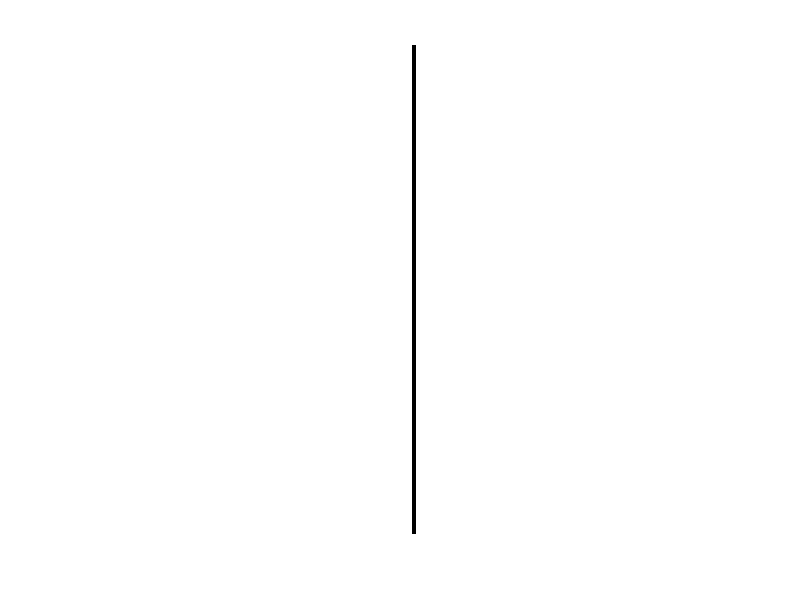

MATLAB code to generate this figure:
%%%%%%%%%%%%%%%%%%%%
% This code generates a record matrxi covering all points in the sample
% plane and fill the scanning pattern to desired compression ratio.
% It has two outputs:
% 1. record matrix: sample_num * foci_num, 
% 2. hologram: both stacked and single frame is save to default folder
%
% change the code, to make sure the z-position is right for hologram
% generation. But the sampling distance is the same.@20221007 LIU Gan
% 
% change sampling distance and allow anisotropy scaling. @20221011 LIU Gan

clear all; clc;

%% define compression ratio and scanning point

p = 100; q = 1; z = 30;  %define the size of the image, p-y axis, q-x, z-z
stepsize  = 0.4;  %um
stepsize_zscale = 2.5;
mindis = 5; % um, how to change this value and why to change???
                % --> maybe use this to control sparsity
ratio = 0.6; FocusNum = 2;
record_name = 'RecordPointPair_X1Y100Z30_CS60Foci2Dis5.mat';
suffix = 'Particalscan_X1Y100Z30_CS60Foci2Dis5';
pattern_path = '.\experiment20221007\yzTest2\';

m = round(ratio*p*q*z);
Point = cell(FocusNum,1);
Record = zeros(1,FocusNum);

% define kk as the record matrix, size = (num_sample, foci)
kk = randi(p*q*z,10*p*q*z,FocusNum);
% kk  = zeros(p*q, FocusNum);

% for i = 1:1:FocusNum
%   k = randperm(p*q);
%   k = k(:);
%   kk(:,i) = k;
% end

point_x = zeros(FocusNum,1);
point_y = zeros(FocusNum,1);
point_z = zeros(FocusNum,1);
w = 1; % counter for valid CS pattern(multi-foci generation), should have (w-1)*foci>p*q

%% get about partial points that are not sampled twice
for i = 1:1:size(kk,1)
    for t = 1:1:FocusNum
         % calculate the col and row of designed linear index
         % in Matlab, y is column, x is row
         point_z(t) = floor((kk(i,t)-1)/p/q);
         point_y(t) = ceil((kk(i,t)-point_z(t)*p*q)/q); % y is slow moving axis
         point_x(t) = kk(i,t) - point_z(t)*p*q - (point_y(t)-1)*q;
         % move corordinate to center
         point_x(t) = point_x(t) - ceil(q/2);
         point_y(t) = point_y(t) - ceil(p/2);
    end
    % use stepsize_zscale to adjust distance, because X is only used for
    % distance judgement, so dont need to change value in {Point}
    X = [point_x,point_y,point_z*stepsize_zscale]; 
    % calculate pairwise distance
    distmat = pdist(X);
    
    % do following operation only when distance > 20 pxl
    if stepsize*min(distmat)> mindis 
        overlap = 0;  % indicator whether CS scanning contain duplicate points
        for t = 1:1:FocusNum
            % update overlap only when (~isempty(find(Record==kk(i,t)))) = 1
            % one or more than one points can flip overlap
            overlap = ~isempty(find(Record==kk(i,t))) || overlap; 
        end
        % store point information into effectve CS pattern
        if overlap == 0
            for t = 1:1:FocusNum
                Point{t}(w,1) = point_x(t);
                Point{t}(w,2) = point_y(t);
                Point{t}(w,3) = point_z(t);
                Record(w,t) = kk(i,t);
            end
            w = w + 1; % this operation updates {Point} during every loop
        end
    end
end

%% find the point that is not sampled and re-generate
for cc = 1:1:20 % adjust the loop numner to make sure the effect
    if p*q*z-(w-1)*4 > 0
        % calculate number of points never been scanned
        Nonsampledarray = zeros(p*q*z-(w-1)*4,1);
        t = 1; % counter for points never been scanned
        for i = 1:1:p*q*z
          if isempty(find(Record==i))
              Nonsampledarray(t) = i;
              t = t+1;
          end
        end

        kk = randi(length(Nonsampledarray),4*p*q*z,FocusNum); % a new array to store point information
        for i = 1:1:size(kk,1)
            for t = 1:1:FocusNum
                point_z(t) = floor((Nonsampledarray(kk(i,t))-1)/p/q);
                point_y(t) = ceil((Nonsampledarray(kk(i,t))-p*q*point_z(t))/q);
                point_x(t) = Nonsampledarray(kk(i,t)) - p*q*point_z(t)-(point_y(t) - 1)*q;
                point_x(t) = point_x(t) - ceil(q/2);
                point_y(t) = point_y(t) - ceil(p/2);
            end
            X = [point_x,point_y, point_z*stepsize_zscale];
            distmat = pdist(X);
            if stepsize*min(distmat)> mindis
                overlap = 0;
                for t = 1:1:FocusNum
                    overlap = ~isempty(find(Record==Nonsampledarray(kk(i,t)))) || overlap;
                end

                if overlap == 0
                    for t = 1:1:FocusNum
                    	Point{t}(w,1) = point_x(t);
                        Point{t}(w,2) = point_y(t);
                        Point{t}(w,3) = point_z(t);
                        Record(w,t) = Nonsampledarray(kk(i,t));
                    end
                    w = w + 1;
                end
            end
        end
    end
end 

%% most pattern is fixed, but some are unsampled. Sampling these point with overlaped point
if p*q*z-(w-1)*4 > 0
    Nonsampledarray = zeros(p*q*z-(w-1)*4,1);
    t = 1;
    for i = 1:1:p*q*z
      if isempty(find(Record==i))
          Nonsampledarray(t) = i;
          t = t+1;
      end
    end

    kk = randi(p*q*z,p*q*z,FocusNum);
    cc = 1;
    for i = 1:1:size(kk,1)
        if cc > length(Nonsampledarray)
            break;
        end

%         point_y(1) = ceil(Nonsampledarray(cc)/q);
%         point_x(1) = Nonsampledarray(cc) - (point_y(1) - 1)*q;
        
        point_z(1) = floor((Nonsampledarray(cc)-1)/p/q);
        point_y(1) = ceil((Nonsampledarray(cc)-p*q*point_z(1))/q);
        point_x(1) = Nonsampledarray(cc) - p*q*point_z(1)-(point_y(1) - 1)*q;
        point_x(1) = point_x(1) - ceil(q/2);
        point_y(1) = point_y(1) - ceil(p/2);
        for t = 2:1:FocusNum
            point_z(t) = floor((kk(i,t)-1)/p/q);
            point_y(t) = ceil((kk(i,t)-p*q*point_z(t))/q);
            point_x(t) = kk(i,t) - p*q*point_z(t)-(point_y(t) - 1)*q;
            point_x(t) = point_x(t) - ceil(q/2);
            point_y(t) = point_y(t) - ceil(p/2);
        end
        X = [point_x,point_y, point_z*stepsize_zscale];
        distmat = pdist(X);
        if stepsize*min(distmat)> mindis
            overlap = length(find(Record==Nonsampledarray(cc)))>1;
            for t = 2:1:FocusNum
                overlap = length(find(Record==kk(i,t)))>1 || overlap;
            end
    %         overlap
            if overlap == 0
                Point{1}(w,1) = point_x(1);
                Point{1}(w,2) = point_y(1);
                Point{1}(w,3) = point_z(1);
                Record(w,1) = Nonsampledarray(cc);
                for t = 2:1:FocusNum
                    Point{t}(w,1) = point_x(t);
                    Point{t}(w,2) = point_y(t);
                    Point{t}(w,3) = point_z(t);
                    Record(w,t) = kk(i,t);
                end
                w = w + 1;
                cc = cc + 1 ;
            end
        end
    end
end
%% all the point are sampled, then generate more point to the satisify the undersampling ratio
% all points are scanned, but the CS ratio should be also met
for ii = 1:3
    kk = randi(p*q*z,10*p*q*z,FocusNum);
    for i = 1:1:size(kk,1)
        if w > m
            break;
        end
        for t = 1:1:FocusNum
            point_z(t) = floor((kk(i,t)-1)/p/q);
            point_y(t) = ceil((kk(i,t)-p*q*point_z(t))/q);
            point_x(t) = kk(i,t) - p*q*point_z(t)-(point_y(t) - 1)*q;
            point_x(t) = point_x(t) - ceil(q/2);
            point_y(t) = point_y(t) - ceil(p/2);
        end
        X = [point_x,point_y, point_z*stepsize_zscale];
        distmat = pdist(X);
        if stepsize*min(distmat)> mindis
            overlap = 0;
            for t = 1:1:FocusNum
                overlap = length(find(Record==kk(i,t)))>1 || overlap;
            end
    %         overlap
            if overlap == 0
                for t = 1:1:FocusNum
                 Point{t}(w,1) = point_x(t);
                 Point{t}(w,2) = point_y(t);
                 Point{t}(w,3) = point_z(t);
                 Record(w,t) = kk(i,t);
                end
                w = w + 1;
            end
        end
    end
end
for t = 1:1:FocusNum
    Point{t} = Point{t}(1:m,:);
end
Record = Record(1:m,:);

%%

%  t = zeros(p,q);
%  t1 = zeros(p,q);
%  cy  = 10;
% for k = 1:1:FocusNum
%     t(Point{k}(cy,2)+ceil(q/2),Point{k}(cy,1)+ ceil(p/2))=1;
%     
%     point_y = ceil(Record(cy,k)/q);
%     point_x = Record(cy,k) - (point_y - 1)*q ;
%     t1(point_y,point_x) = 1;
% end
% 
% subplot(2,1,1);imshow(t,[]);
% subplot(2,1,2);imshow(t1,[]);
% 
% 
% point_y = ceil(Record/q);
% point_x = Record - (point_y - 1)
%% check generated matrix is right or not
k = zeros(size(Record));
 for t = 1:1:FocusNum
       k(:,t) = (Point{t}(:,1) +  ceil(q/2)) + (Point{t}(:,2) - 1 + ceil(p/2))*q ...
           + Point{t}(:,3)*p*q;
 end

debug = Record - k; % good generation should have all-zero matrix

%% plot one of the focus for a single focus
point = Point{1}(:,1:2);
t = zeros(p,q);
for k = 1:1:m
    t(point(k,2)+ceil(p/2), point(k,1)+ ceil(q/2))=1;
end
imshow(t,[]);


%% save generated measurement matrix
% save data here will not change generated scanning points
save(record_name, 'Record','Point');

%% generate hologram
for t = 1:1:FocusNum
    Point{t}(1:m,1:2) = stepsize * Point{t}(1:m,1:2);
    Point{t}(1:m,3) = stepsize * stepsize_zscale * Point{t}(1:m,3);
%     Point{t} = 1 * Point{t}(1:m,:);
end
tic
% [Uniformity,I] =  TrajectoryBGS_Multi_40gpu(50, pattern_path, suffix, Point{1:FocusNum});
toc
% save('I', 'I');
% save('Uniformity', 'Uniformity');